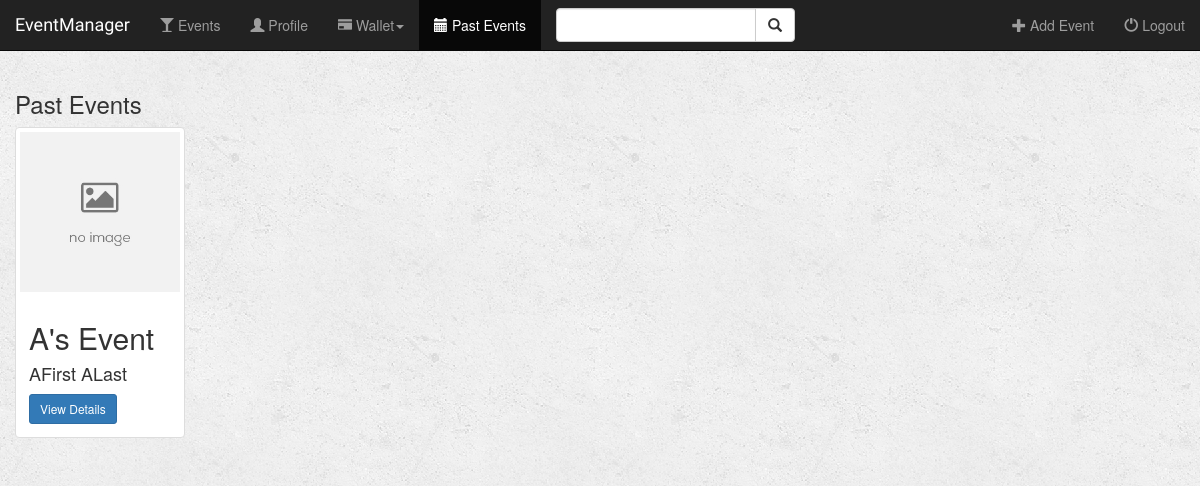
/event/past_events/, run on the app's committed database.
### event/models.py (models this page shows, shortened)
class Event(models.Model):
    name = models.CharField(max_length=50, null=False)
    image = models.ImageField(default='settings.MEDIA_ROOT/default_event.jpg')
    location = models.TextField(max_length=500, null=False)
    date = models.DateField(null=True)
    time = models.TimeField(null=True)
    manager = models.ForeignKey(User, on_delete=models.CASCADE)
    fare = models.PositiveIntegerField(null=True)

### event/views.py (the view)
# urls.py: url(r'past_events/$', views.get_past_events, name='past_events'),
def get_past_events(request):
    events = Event.objects.filter(date__lt=date.today())
    return render(request, 'event/get_past_events.html', {'events': events})

### event/templates/event/get_past_events.html (shortened to what this page needs)
{% extends 'event/base.html' %}
{% block past_events_active %}active{% endblock %}
{% block body %}
<div class="events-container container-fluid" style="box-sizing: border-box">
    <div class="row">
        <div class="col-sm-12">
            <h3>Past Events</h3>
        </div>
        {% if events %}
            {% for event in events %}
                <div class="col-sm-4 col-lg-2">
                    <div class="thumbnail">
                        <img src="./../../static/event/images/default_event.jpg" class="img-responsive">
                        <div class="caption">
                            <h2>{{ event.name }}</h2>
                            <h4>{{ event.manager.first_name }} {{ event.manager.last_name }}</h4>
                            <a href="{% url 'event:detail' event.id %}" class="btn btn-primary btn-sm" role="button">View Details</a>
                        </div>
                    </div>
                </div>
            {% endfor %}
        {% endif %}
    </div>
</div>
{% endblock %}

### event/static/event/css/style.css (style rules this page uses)
body { background: white url("./../images/background.png"); }

### data on the page
Event: name "A's Event", manager.first_name "AFirst", manager.last_name "ALast"
